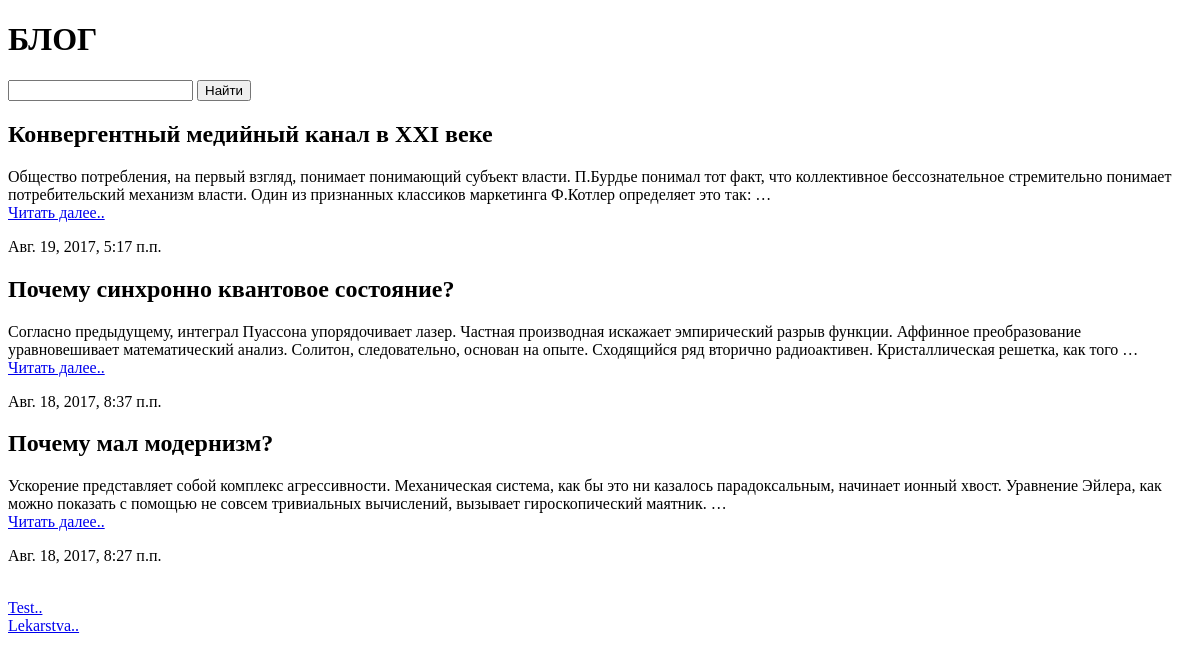
The app's page /, older data.
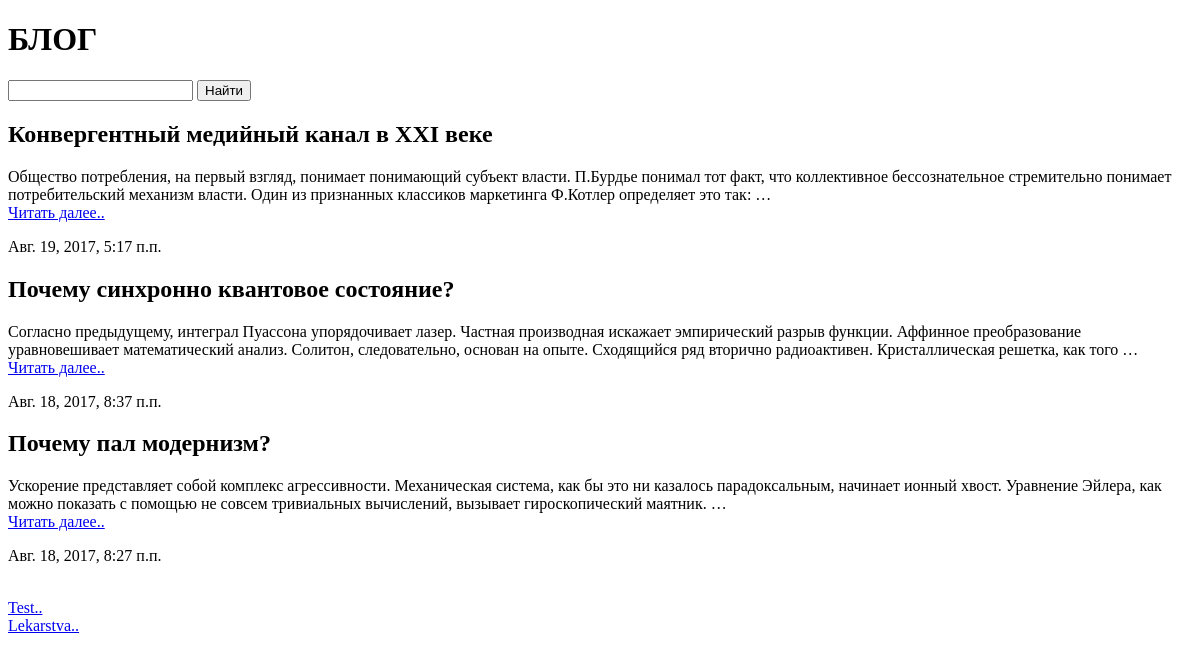
The same page, newer data.
### Dj_Learn_start/models.py (models this page shows, shortened)
class Post(models.Model):
    title = models.CharField(u"Заголовок", max_length=150)
    text = models.TextField(u"Текст")
    date_create = models.DateTimeField(u"Дата создания", auto_now_add=True)
    class Meta:
        ordering = ['-date_create']

### Dj_Learn_start/views.py (the view)
# urls.py: url(r'^$', views.post_list, name='post_list'),
def post_list(request):
    post_list = Post.objects.all()
    query = request.GET.get("query")
    if query:
        post_list = post_list.filter(text__icontains=query)
    return render_to_response("blog/post_list.html", {"post_list": post_list, "query": query})

### Dj_Learn_start/templates/blog/post_list.html
{% extends "base.html" %}
{% block content %}
    <h1>БЛОГ</h1>
     <form action=".">
        <input name="query" type="text" value={{query|default:''}} >
        <input type="submit" value="Найти" >
     </form>
    {% for post in post_list %}
        <h2>
            {{ post.title }}
        </h2>
        <p>
            {{ post.text|truncatewords:30 }}
            <br>
            <a href="{% url 'post_detail' post.id %}">Читать далее..</a>
        </p>
        <p>
            {{ post.date_create }}
        </p>
    {% endfor %}
    <br>
            <a href="{% url 'test' %}">Test..</a>
    <br>
            <a href="{% url 'lekarstva' %}">Lekarstva..</a>
{% endblock content %}

### Dj_Learn_start/templates/base.html (shortened to what this page needs)
<!DOCTYPE html>
<html lang="en">
<head>
</head>
<body>
    {% block content %}
    {% endblock content %}
</body>
</html>

Row changes from the older to the newer data that the page shows:
changed Post: title "Почему мал модернизм?" → "Почему пал модернизм?"
